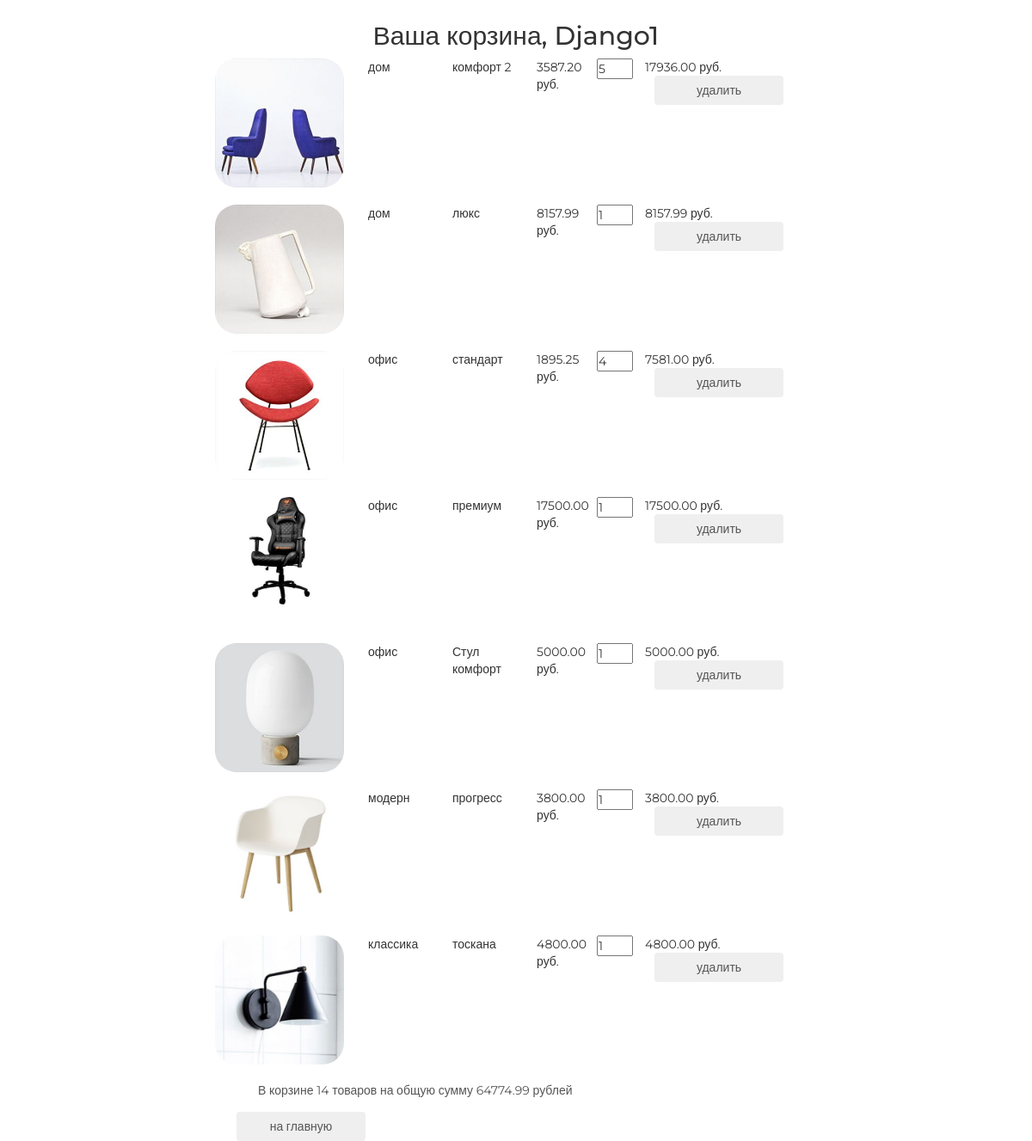
The page /basket/ (signed in) on the database as committed earlier.
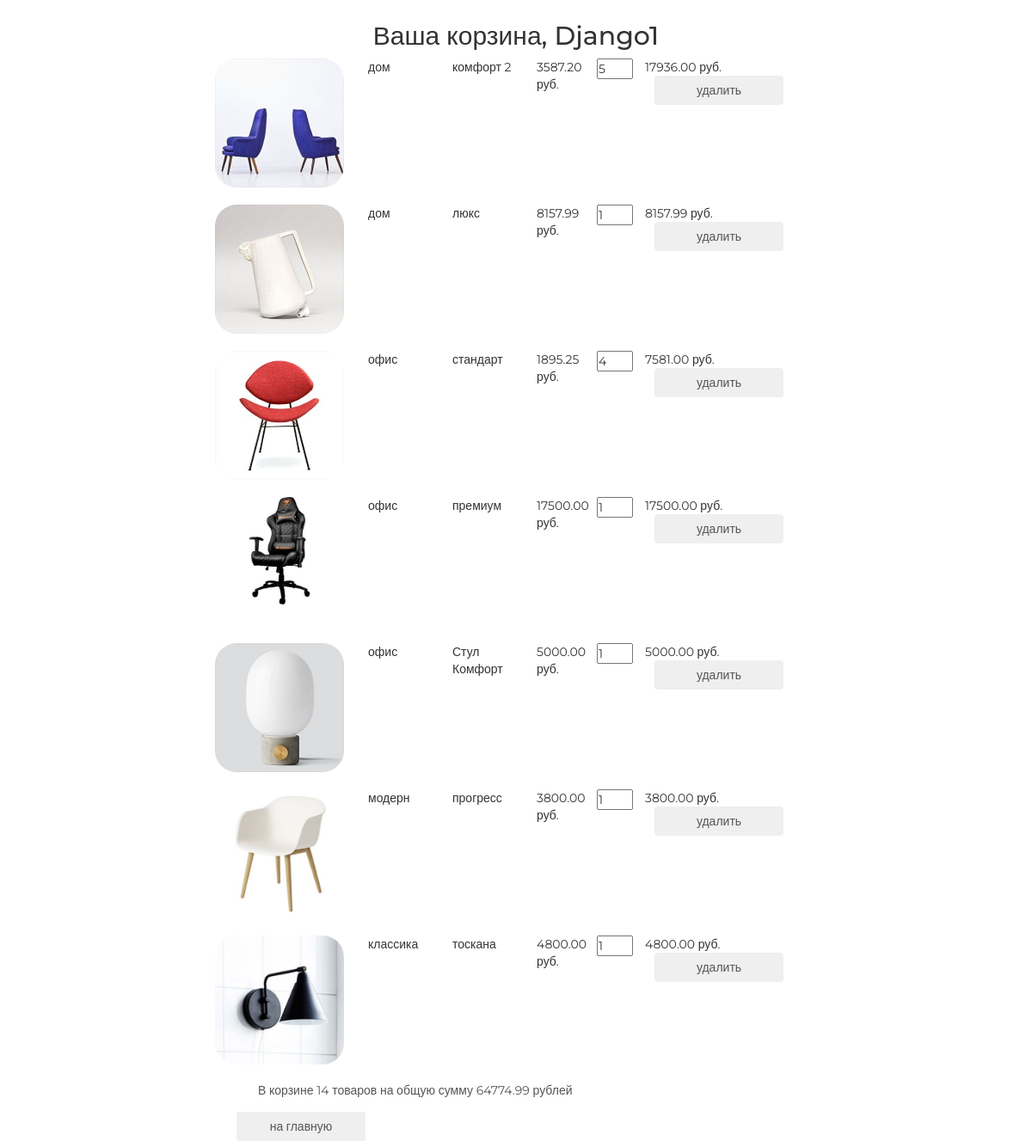
The same page on the database as committed later.
### basketapp/models.py (models this page shows)
class Basket(models.Model):
    user = models.ForeignKey(settings.AUTH_USER_MODEL, on_delete=models.CASCADE, related_name='basket')
    product = models.ForeignKey(Product, on_delete=models.CASCADE)
    quantity = models.PositiveSmallIntegerField(verbose_name='количество', default=0)
    add_datetime = models.DateTimeField(auto_now_add=True, verbose_name='время')
    @property
    def product_cost(self):
        return self.product.price * self.quantity
    @property
    def total_quantity(self):
        _items = Basket.objects.filter(user=self.user)
        _total_quantity = sum(list(map(lambda x: x.quantity, _items)))
        return _total_quantity
    @property
    def total_cost(self):
        _items = Basket.objects.filter(user=self.user)
        _total_cost = sum(list(map(lambda x: x.product_cost, _items)))
        return _total_cost

### mainapp/models.py (models this page shows, shortened)
class Product(models.Model):
    category = models.ForeignKey(ProductCategory, on_delete=models.CASCADE)
    name = models.CharField(max_length=128, verbose_name='имя')
    image = models.ImageField(upload_to='product_images', blank=True)
    short_desc = models.CharField(max_length=64, verbose_name='краткое описание', blank=True)
    description = models.TextField(blank=True, verbose_name='описание')
    price = models.DecimalField(verbose_name='цена', max_digits=8, decimal_places=2, default=0)
    quantity = models.PositiveSmallIntegerField(verbose_name='количество на складе', default=0)
    is_active = models.BooleanField(verbose_name="активность", default=True)

class ProductCategory(models.Model):
    name = models.CharField(max_length=64, unique = True, verbose_name = 'имя')
    description = models.TextField(verbose_name='описание', blank=True)
    is_active = models.BooleanField(verbose_name="активность", default=True)

### basketapp/views.py (the view)
# urls.py: path('', basketapp.basket, name='view'),
@login_required
def basket(request):
    basket_items = Basket.objects.filter(user=request.user).order_by('product__category')
    content = {
        'title': 'корзина',
        'basket_items': basket_items
    }
    return render(request, 'basketapp/basket.html', content)

### mainapp/context_processors.py (called while the page is built)
def basket(request):
    basket_list = []
    if request.user.is_authenticated:
        basket_list = Basket.objects.filter(user=request.user)
    return {
        'basket': basket_list
    }

### basketapp/templates/basketapp/basket.html
{% extends 'basketapp/base.html' %}
{% block content %}
    <div class="basket_list">
        {% include 'basketapp/includes/inc_basket_list.html' %}
    </div>
    <button class="btn btn-round">
        <a href="{% url 'main' %}">на главную</a>
    </button>
{% endblock  %}

### basketapp/templates/basketapp/includes/inc_basket_list.html
{% for item in basket_items %}
<div class="basket_record">
  <img src="/media/{{ item.product.image }}" />
  <span class="category_name">{{item.product.category.name}}</span>
  <span class="category_name">{{item.product.name}}</span>
  <span class="category_name">{{item.product.price}} руб.</span>
  <input type="number" name="{{ item.pk}}" min="0" value="{{item.quantity}}" />
  <span class="product_cost">{{item.product_cost}} руб.</span>
  <button class="btn btn-round">
    <a href="{% url 'basket:remove' item.pk %}">удалить</a>
  </button>
</div>
{% endfor %} {% if basket_items %}
<div class="basket_summary">
  В корзине {{basket_items.0.total_quantity}} товаров на общую сумму
  {{basket_items.0.total_cost}} рублей
</div>
{% endif %}

Rows that differ between the two databases and show on the page:
changed through a linked row, Basket: product.name "Стул комфорт" → "Стул Комфорт"
